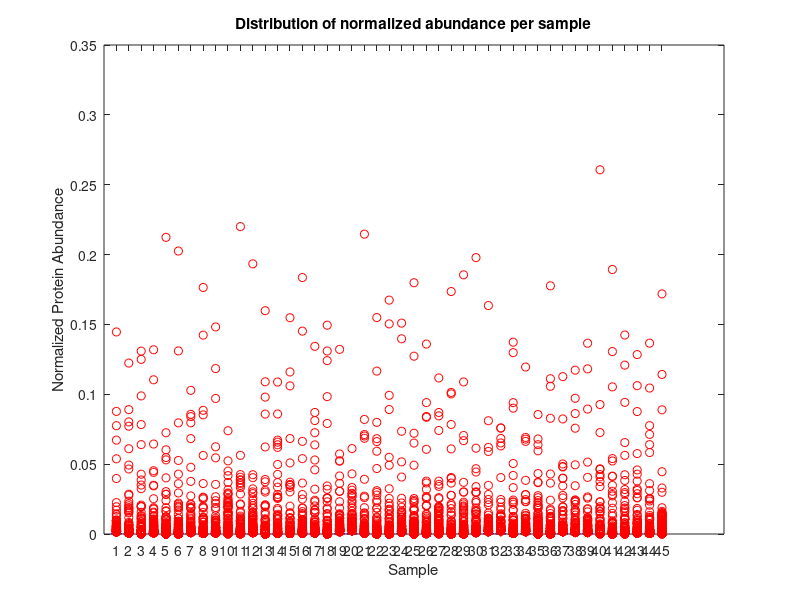

Write MATLAB code to recreate this figure. (Note: this script raises an error after producing the figure.)
%% Hierarchical Clustering
% The following code creates a 2D matrix of proteins vs samples and creates
% a clustergram to visualize hierarchical clustering of the data.

clear all
close all hidden
clc
load('axes140523.mat');
load('normOverlordFinal_140523.mat');

normOverlord = normOverlordFinal; 
all_samples = [];
all_labels = {};
proteins = axes{1}'; %generates list of protein ids

% This loops through all mouse #s, colonization states, and locations to
% create a 2D matrix where each row is a protein_id and each column is a
% different sample (sample A, B, etc.). The matrix, all_samples, contains the abundance
% of each protein at each sample.  The all_labels matrix is a 1x45 matrix
% that contains labels for each sample in the order that they are in teh
% all_samples matrix. The all_labels matrix and the proteins matrix can be 
% used for labeling the axes of any plots.
for mouse_num = 1:3
    for colonization = 1:3
        for loc = 1:5
            all_samples = [all_samples normOverlord(:,mouse_num, colonization, loc)];
            label = strcat(axes{2}{mouse_num}, '_', axes{3}{colonization} , '_', axes{4}{loc});           
            all_labels = [all_labels label];
        end
    end
end
%%
%Simple statistics
ranges = range(all_samples);
max_range = max(ranges) %range = 0.2343 
boxplot(all_samples);
title('Distribution of normalized abundance per sample')
xlabel('Sample')
ylabel('Normalized Protein Abundance')
median = median(all_samples) % median is 0 for all except col 32 where median = 0.1402
percentages = prctile(all_samples, [25 50 75 90 95]); %percentages for each col

reshaped_samples = reshape(all_samples, 39420,1);
percentages = prctile(reshaped_samples, [25 50 75 90 95])
% % 50% = 0 75% = 0.0002  90% = 0.0015   95% = 0.0043
percentages2 = prctile(reshaped_samples, [81 82 83 84 85])


%%Should we remove proteins with 0 values?!

           
%%
% The following code is still a work in progress.

% This creates a clustergram of the data where proteins are on the y axis
% and the samples are on the x axis. The goal is to group samples into
% individual clusters. 

% 10% of the data is above the cutoff.
cluster = clustergram(all_samples, 'ColumnLabels', all_labels', 'DisplayRange', 0.0015, 'Symmetric', 'true', 'Colormap', winter);
%cluster = clustergram(all_samples, 'RowLabels', proteins, 'ColumnLabels', all_labels', 'DisplayRange', 0.0015, 'Symmetric', 'true', 'Colormap', winter);



% clustergram(all_samples, 'RowPDist', 'spearman');
%%
% The following code is very similar to the clustergram above, but it takes
% a manual approach. It was adapted from Tiffany's code from class.
% Each cluster is graphed on a separate plot to visualize the number of 
% samples in each cluster. 
corrDist = pdist(all_samples);
clusterTree = linkage(corrDist, 'average');
clusters=cluster(clusterTree, 'maxclust', 5); 
 for c = 1:5
     subplot(5,1,c);
     plot(all_samples((clusters == c))')
     axis tight
 end
 suptitle('Hierarchical Clustering of Profiles');

